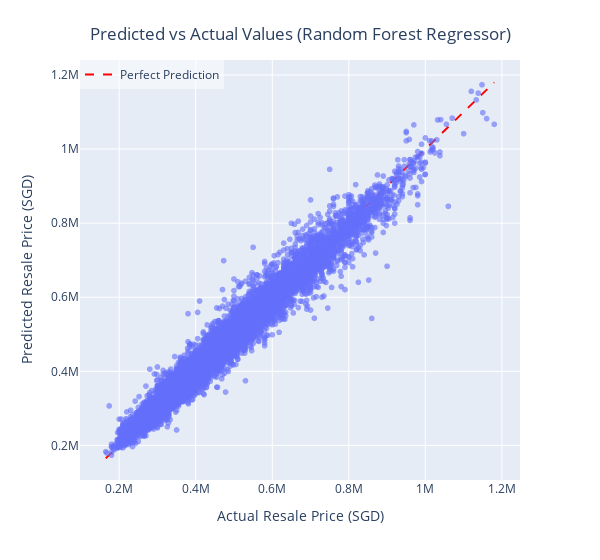

The notebook cell saved with this chart:
### Markdown cell above
Similar to the decision tree model, the random forest model produces predictions on a rule-based approach and is able to handle non-linearity and complex interactions very well, hence capturing the non-linear relationship between resale price and hawker_nearest_distance.

### Code cell
# Assign y_test and y_pred values to variables for plotting
results_df = pd.DataFrame({
    'Actual': y,
    'Predicted': y_pred
})

# Plot of predicted resale prices vs actual resale prices
fig5 = px.scatter(results_df, x='Actual', y='Predicted', opacity=0.6, width = 600,
                 labels={'Actual': 'Actual Resale Price (SGD)', 'Predicted': 'Predicted Resale Price (SGD)'})

# Add diagonal perfect prediction line
min_val = min(results_df.min())
max_val = max(results_df.max())
fig5.add_trace(go.Scatter(mode='lines',
               x=[min_val, max_val],
               y=[min_val, max_val],
               line=dict(color='red', dash='dash'),
               name='Perfect Prediction'))

fig5.update_layout(title = {'text' : 'Predicted vs Actual Values (Random Forest Regressor)', 'x' : 0.5, 'y' : 0.95, 'xanchor' : 'center'})
fig5.update_layout(legend=dict(x=0, y=1, xanchor='left', yanchor='top', bgcolor='rgba(255, 255, 255, 0.5)'))
fig5.show()

### Figure 1 — Plotly figure (JSON) as saved in the notebook; plotly's stock layout.template omitted (floating-point values rounded to 4 significant figures; data arrays with more than 128 entries replaced by an {"elided": "..."} marker saying what was removed)
{"data": [{"hovertemplate": "Actual Resale Price (SGD)=%{x}<br>Predicted Resale Price (SGD)=%{y}<extra></extra>", "legendgroup": "", "marker": {"color": "#636efa", "opacity": 0.6, "symbol": "circle"}, "mode": "markers", "name": "", "showlegend": false, "type": "scattergl", "x": {"elided": "16737 float values"}, "xaxis": "x", "y": {"elided": "16737 float values"}, "yaxis": "y"}, {"line": {"color": "red", "dash": "dash"}, "mode": "lines", "name": "Perfect Prediction", "type": "scatter", "x": [165000.0, 1180000.0], "y": [165000.0, 1180000.0]}], "layout": {"legend": {"bgcolor": "rgba(255, 255, 255, 0.5)", "tracegroupgap": 0, "x": 0, "xanchor": "left", "y": 1, "yanchor": "top"}, "margin": {"t": 60}, "title": {"text": "Predicted vs Actual Values (Random Forest Regressor)", "x": 0.5, "xanchor": "center", "y": 0.95}, "width": 600, "xaxis": {"anchor": "y", "domain": [0, 1], "title": {"text": "Actual Resale Price (SGD)"}}, "yaxis": {"anchor": "x", "domain": [0, 1], "title": {"text": "Predicted Resale Price (SGD)"}}}}
